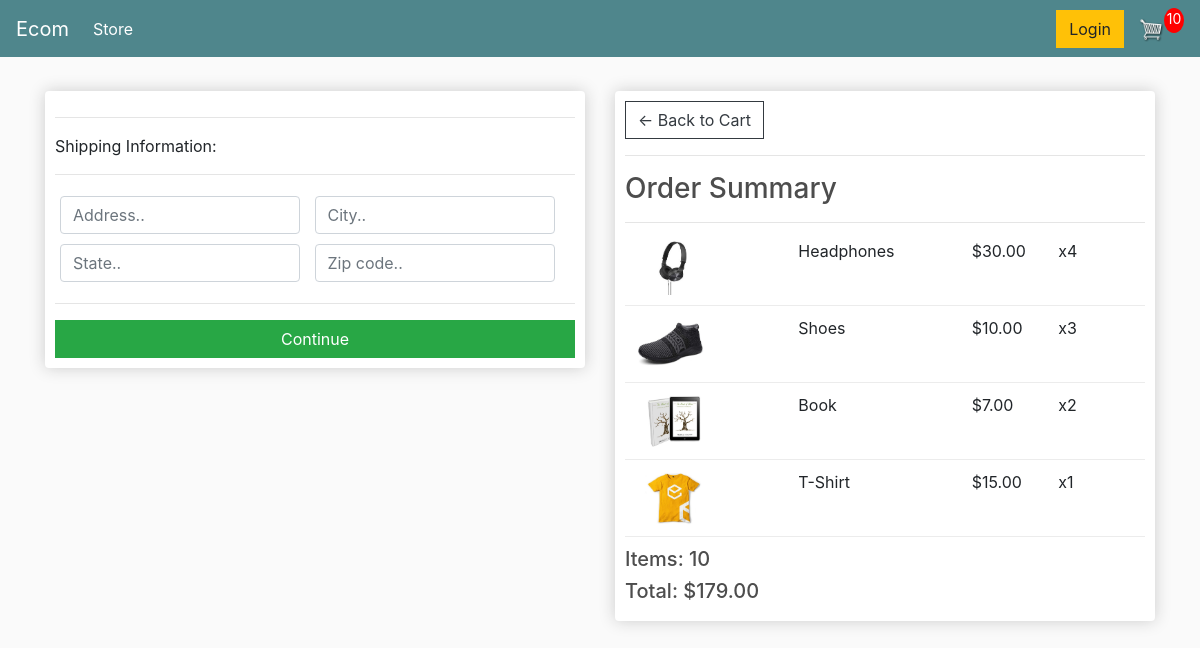
Screenshot of /checkout/ (signed in) with the database file from the repository.
### store/models.py (models this page shows, shortened)
class OrderItem(models.Model):
	product = models.ForeignKey(Product, on_delete=models.SET_NULL, null=True)
	order = models.ForeignKey(Order, on_delete=models.SET_NULL, null=True)
	quantity = models.IntegerField(default=0, null=True, blank=True)
	date_added = models.DateTimeField(auto_now_add=True)
	@property
	def get_total(self):
		total = self.product.price * self.quantity
		return total

class Product(models.Model):
	name = models.CharField(max_length=200)
	price = models.FloatField()
	digital = models.BooleanField(default=False,null=True, blank=True)
	image = models.ImageField(null=True, blank=True)
	@property
	def imageURL(self):
		try:
			url = self.image.url
		except:
			url = ''
		return url

class Order(models.Model):
	customer = models.ForeignKey(Customer, on_delete=models.SET_NULL, null=True, blank=True)
	date_ordered = models.DateTimeField(auto_now_add=True)
	complete = models.BooleanField(default=False)
	transaction_id = models.CharField(max_length=100, null=True)
	@property
	def shipping(self):
		shipping = False
		orderitems = self.orderitem_set.all()
		for i in orderitems:
			if i.product.digital == False:
				shipping = True
		return shipping
	@property
	def get_cart_total(self):
		orderitems = self.orderitem_set.all()
		total = sum([item.get_total for item in orderitems])
		return total
	@property
	def get_cart_items(self):
		orderitems = self.orderitem_set.all()
		total = sum([item.quantity for item in orderitems])
		return total

### store/views.py (the view)
# urls.py: path('checkout/', views.checkout, name="checkout"),
def checkout(request):
	data = cartData(request)
	cartItems = data['cartItems']
	order = data['order']
	items = data['items']
	context = {'items':items, 'order':order, 'cartItems':cartItems}
	return render(request, 'store/Checkout.html', context)

### store/utils.py (called while the page is built)
def cartData(request):
	if request.user.is_authenticated:
		customer = request.user.customer
		order, created = Order.objects.get_or_create(customer=customer, complete=False)
		items = order.orderitem_set.all()
		cartItems = order.get_cart_items
	else:
		cookieData = cookieCart(request)
		cartItems = cookieData['cartItems']
		order = cookieData['order']
		items = cookieData['items']
	return {'cartItems':cartItems ,'order':order, 'items':items}

### store/templates/store/Checkout.html (shortened to what this page needs)
{% extends 'store/Main.html' %}
{% load static %}
{% block content %}
     <div class="row">
		<div class="col-lg-6">
			<div class="box-element" id="form-wrapper">
				<form id="form">
					<div id="shipping-info">
						<hr>
						<p>Shipping Information:</p>
						<hr>
						<div class="form-field">
							<input class="form-control" type="text" name="address" placeholder="Address..">
						</div>
						<div class="form-field">
							<input class="form-control" type="text" name="city" placeholder="City..">
						</div>
						<div class="form-field">
							<input class="form-control" type="text" name="state" placeholder="State..">
						</div>
						<div class="form-field">
							<input class="form-control" type="text" name="zipcode" placeholder="Zip code..">
						</div>
					</div>
					<hr>
					<input id="form-button" class="btn btn-success btn-block" type="submit" value="Continue">
				</form>
			</div>
			<br>
		</div>
		<div class="col-lg-6">
			<div class="box-element">
				<a  class="btn btn-outline-dark" href="{% url 'cart' %}">&#x2190; Back to Cart</a>
				<hr>
				<h3>Order Summary</h3>
				<hr>
				{% for item in items %}
				<div class="cart-row">
					<div style="flex:2"><img class="row-image" src="{{item.product.imageURL}}"></div>
					<div style="flex:2"><p>{{item.product.name}}</p></div>
					<div style="flex:1"><p>${{item.product.price|floatformat:2}}</p></div>
					<div style="flex:1"><p>x{{item.quantity}}</p></div>
				</div>
				{% endfor %}
				<h5>Items:   {{order.get_cart_items}}</h5>
				<h5>Total:   ${{order.get_cart_total|floatformat:2}}</h5>
			</div>
		</div>
    </div>
{% endblock content %}

### store/static/css/main.css (style rules this page uses)
body { background-color: hsl(0, 0%, 98%); }
h1,h2,h3,h4,h5,h6 { color:hsl(0, 0%, 30%); }
.box-element { box-shadow:hsl(0, 0%, 80%) 0 0 16px; background-color: #fff; border-radius: 4px; padding: 10px; }
.col-lg-4, .col-lg-6, .col-lg-8, .col-lg-12 { margin-top: 10px; }
.btn { border-radius: 0; }
.row-image { width: 100px; }
.form-field { width:250px; display: inline-block; padding: 5px; }
.cart-row { display: flex; align-items: flex-stretch; padding-bottom: 10px; margin-bottom: 10px; border-bottom: 1px solid #ececec; }

### rows the page displays
OrderItem: product.imageURL (picture), product.name "Headphones", product.price "30.00", quantity "4"
OrderItem: product.imageURL (picture), product.name "Shoes", product.price "10.00", quantity "3"
OrderItem: product.imageURL (picture), product.name "Book", product.price "7.00", quantity "2"
OrderItem: product.imageURL (picture), product.name "T-Shirt", product.price "15.00", quantity "1"
Order: get_cart_items "10", get_cart_total "179.00"

### other values shown
{{ cartItems }} "10"
